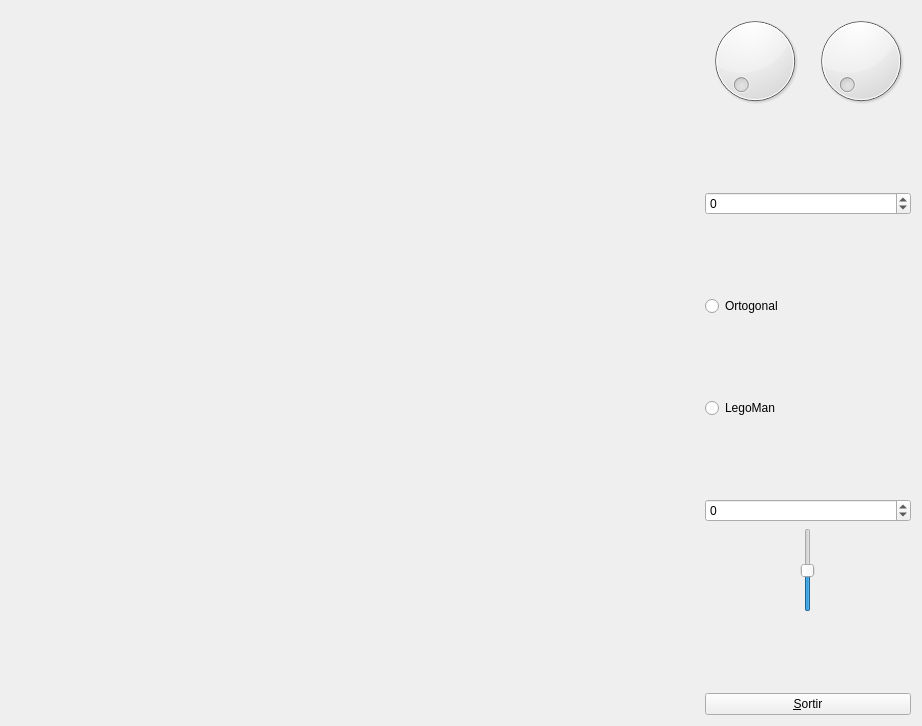
<?xml version="1.0" encoding="UTF-8"?>
<ui version="4.0">
 <class>MyForm</class>
 <widget class="QWidget" name="MyForm">
  <property name="geometry">
   <rect>
    <x>0</x>
    <y>0</y>
    <width>922</width>
    <height>726</height>
   </rect>
  </property>
  <property name="windowTitle">
   <string>IDI-Lab</string>
  </property>
  <layout class="QHBoxLayout" name="horizontalLayout_3">
   <item>
    <widget class="MyGLWidget" name="widget" native="true">
     <property name="sizePolicy">
      <sizepolicy hsizetype="Expanding" vsizetype="Expanding">
       <horstretch>0</horstretch>
       <verstretch>0</verstretch>
      </sizepolicy>
     </property>
     <property name="minimumSize">
      <size>
       <width>50</width>
       <height>50</height>
      </size>
     </property>
    </widget>
   </item>
   <item>
    <layout class="QVBoxLayout" name="verticalLayout_2">
     <item>
      <layout class="QHBoxLayout" name="horizontalLayout_2">
       <item>
        <widget class="QDial" name="dial"/>
       </item>
       <item>
        <widget class="QDial" name="dial_2"/>
       </item>
      </layout>
     </item>
     <item>
      <layout class="QVBoxLayout" name="verticalLayout">
       <item>
        <spacer name="verticalSpacer_5">
         <property name="orientation">
          <enum>Qt::Vertical</enum>
         </property>
         <property name="sizeHint" stdset="0">
          <size>
           <width>20</width>
           <height>40</height>
          </size>
         </property>
        </spacer>
       </item>
       <item>
        <widget class="QSpinBox" name="spinBox_2">
         <property name="minimum">
          <number>-10</number>
         </property>
         <property name="maximum">
          <number>10</number>
         </property>
        </widget>
       </item>
       <item>
        <spacer name="verticalSpacer_4">
         <property name="orientation">
          <enum>Qt::Vertical</enum>
         </property>
         <property name="sizeHint" stdset="0">
          <size>
           <width>20</width>
           <height>40</height>
          </size>
         </property>
        </spacer>
       </item>
       <item>
        <widget class="QRadioButton" name="radioButton_2">
         <property name="text">
          <string>Ortogonal</string>
         </property>
         <property name="autoExclusive">
          <bool>false</bool>
         </property>
        </widget>
       </item>
       <item>
        <spacer name="verticalSpacer_3">
         <property name="orientation">
          <enum>Qt::Vertical</enum>
         </property>
         <property name="sizeHint" stdset="0">
          <size>
           <width>20</width>
           <height>40</height>
          </size>
         </property>
        </spacer>
       </item>
       <item>
        <widget class="QRadioButton" name="radioButton">
         <property name="text">
          <string>LegoMan</string>
         </property>
        </widget>
       </item>
       <item>
        <spacer name="verticalSpacer">
         <property name="orientation">
          <enum>Qt::Vertical</enum>
         </property>
         <property name="sizeHint" stdset="0">
          <size>
           <width>20</width>
           <height>40</height>
          </size>
         </property>
        </spacer>
       </item>
       <item>
        <widget class="QSpinBox" name="spinBox">
         <property name="minimum">
          <number>-100</number>
         </property>
         <property name="maximum">
          <number>100</number>
         </property>
        </widget>
       </item>
       <item>
        <layout class="QHBoxLayout" name="horizontalLayout">
         <item>
          <spacer name="horizontalSpacer">
           <property name="orientation">
            <enum>Qt::Horizontal</enum>
           </property>
           <property name="sizeType">
            <enum>QSizePolicy::Maximum</enum>
           </property>
           <property name="sizeHint" stdset="0">
            <size>
             <width>10</width>
             <height>20</height>
            </size>
           </property>
          </spacer>
         </item>
         <item>
          <widget class="QSlider" name="verticalSlider">
           <property name="sizePolicy">
            <sizepolicy hsizetype="Fixed" vsizetype="MinimumExpanding">
             <horstretch>0</horstretch>
             <verstretch>0</verstretch>
            </sizepolicy>
           </property>
           <property name="minimum">
            <number>-100</number>
           </property>
           <property name="maximum">
            <number>100</number>
           </property>
           <property name="singleStep">
            <number>1</number>
           </property>
           <property name="orientation">
            <enum>Qt::Vertical</enum>
           </property>
          </widget>
         </item>
         <item>
          <spacer name="horizontalSpacer_2">
           <property name="orientation">
            <enum>Qt::Horizontal</enum>
           </property>
           <property name="sizeType">
            <enum>QSizePolicy::Maximum</enum>
           </property>
           <property name="sizeHint" stdset="0">
            <size>
             <width>10</width>
             <height>20</height>
            </size>
           </property>
          </spacer>
         </item>
        </layout>
       </item>
       <item>
        <spacer name="verticalSpacer_2">
         <property name="orientation">
          <enum>Qt::Vertical</enum>
         </property>
         <property name="sizeHint" stdset="0">
          <size>
           <width>20</width>
           <height>40</height>
          </size>
         </property>
        </spacer>
       </item>
       <item>
        <widget class="QPushButton" name="pushButton">
         <property name="sizePolicy">
          <sizepolicy hsizetype="Minimum" vsizetype="Fixed">
           <horstretch>0</horstretch>
           <verstretch>0</verstretch>
          </sizepolicy>
         </property>
         <property name="text">
          <string>&amp;Sortir</string>
         </property>
        </widget>
       </item>
      </layout>
     </item>
    </layout>
   </item>
  </layout>
 </widget>
 <customwidgets>
  <customwidget>
   <class>MyGLWidget</class>
   <extends>QWidget</extends>
   <header>MyGLWidget.h</header>
   <container>1</container>
   <slots>
    <signal>setEscala(int)</signal>
    <slot>zoom(int)</slot>
    <slot>pintarModel(bool)</slot>
    <slot>cambiarOptica()</slot>
    <slot>cambiarEscala(int)</slot>
    <slot>cambiarAngleX(int)</slot>
    <slot>cambiarAngleY(int)</slot>
   </slots>
  </customwidget>
 </customwidgets>
 <resources/>
 <connections>
  <connection>
   <sender>pushButton</sender>
   <signal>clicked()</signal>
   <receiver>MyForm</receiver>
   <slot>close()</slot>
   <hints>
    <hint type="sourcelabel">
     <x>910</x>
     <y>714</y>
    </hint>
    <hint type="destinationlabel">
     <x>839</x>
     <y>529</y>
    </hint>
   </hints>
  </connection>
  <connection>
   <sender>verticalSlider</sender>
   <signal>valueChanged(int)</signal>
   <receiver>spinBox</receiver>
   <slot>setValue(int)</slot>
   <hints>
    <hint type="sourcelabel">
     <x>814</x>
     <y>611</y>
    </hint>
    <hint type="destinationlabel">
     <x>808</x>
     <y>498</y>
    </hint>
   </hints>
  </connection>
  <connection>
   <sender>spinBox</sender>
   <signal>valueChanged(int)</signal>
   <receiver>verticalSlider</receiver>
   <slot>setValue(int)</slot>
   <hints>
    <hint type="sourcelabel">
     <x>808</x>
     <y>498</y>
    </hint>
    <hint type="destinationlabel">
     <x>814</x>
     <y>611</y>
    </hint>
   </hints>
  </connection>
  <connection>
   <sender>verticalSlider</sender>
   <signal>valueChanged(int)</signal>
   <receiver>widget</receiver>
   <slot>zoom(int)</slot>
   <hints>
    <hint type="sourcelabel">
     <x>814</x>
     <y>611</y>
    </hint>
    <hint type="destinationlabel">
     <x>689</x>
     <y>437</y>
    </hint>
   </hints>
  </connection>
  <connection>
   <sender>radioButton</sender>
   <signal>clicked(bool)</signal>
   <receiver>widget</receiver>
   <slot>pintarModel(bool)</slot>
   <hints>
    <hint type="sourcelabel">
     <x>910</x>
     <y>416</y>
    </hint>
    <hint type="destinationlabel">
     <x>657</x>
     <y>201</y>
    </hint>
   </hints>
  </connection>
  <connection>
   <sender>radioButton_2</sender>
   <signal>clicked()</signal>
   <receiver>widget</receiver>
   <slot>cambiarOptica()</slot>
   <hints>
    <hint type="sourcelabel">
     <x>910</x>
     <y>316</y>
    </hint>
    <hint type="destinationlabel">
     <x>695</x>
     <y>119</y>
    </hint>
   </hints>
  </connection>
  <connection>
   <sender>widget</sender>
   <signal>setEscala(int)</signal>
   <receiver>spinBox_2</receiver>
   <slot>setValue(int)</slot>
   <hints>
    <hint type="sourcelabel">
     <x>501</x>
     <y>177</y>
    </hint>
    <hint type="destinationlabel">
     <x>910</x>
     <y>215</y>
    </hint>
   </hints>
  </connection>
  <connection>
   <sender>spinBox_2</sender>
   <signal>valueChanged(int)</signal>
   <receiver>widget</receiver>
   <slot>cambiarEscala(int)</slot>
   <hints>
    <hint type="sourcelabel">
     <x>910</x>
     <y>215</y>
    </hint>
    <hint type="destinationlabel">
     <x>696</x>
     <y>89</y>
    </hint>
   </hints>
  </connection>
  <connection>
   <sender>dial</sender>
   <signal>valueChanged(int)</signal>
   <receiver>widget</receiver>
   <slot>cambiarAngleX(int)</slot>
   <hints>
    <hint type="sourcelabel">
     <x>726</x>
     <y>35</y>
    </hint>
    <hint type="destinationlabel">
     <x>629</x>
     <y>37</y>
    </hint>
   </hints>
  </connection>
  <connection>
   <sender>dial_2</sender>
   <signal>valueChanged(int)</signal>
   <receiver>widget</receiver>
   <slot>cambiarAngleY(int)</slot>
   <hints>
    <hint type="sourcelabel">
     <x>882</x>
     <y>83</y>
    </hint>
    <hint type="destinationlabel">
     <x>680</x>
     <y>145</y>
    </hint>
   </hints>
  </connection>
 </connections>
</ui>
